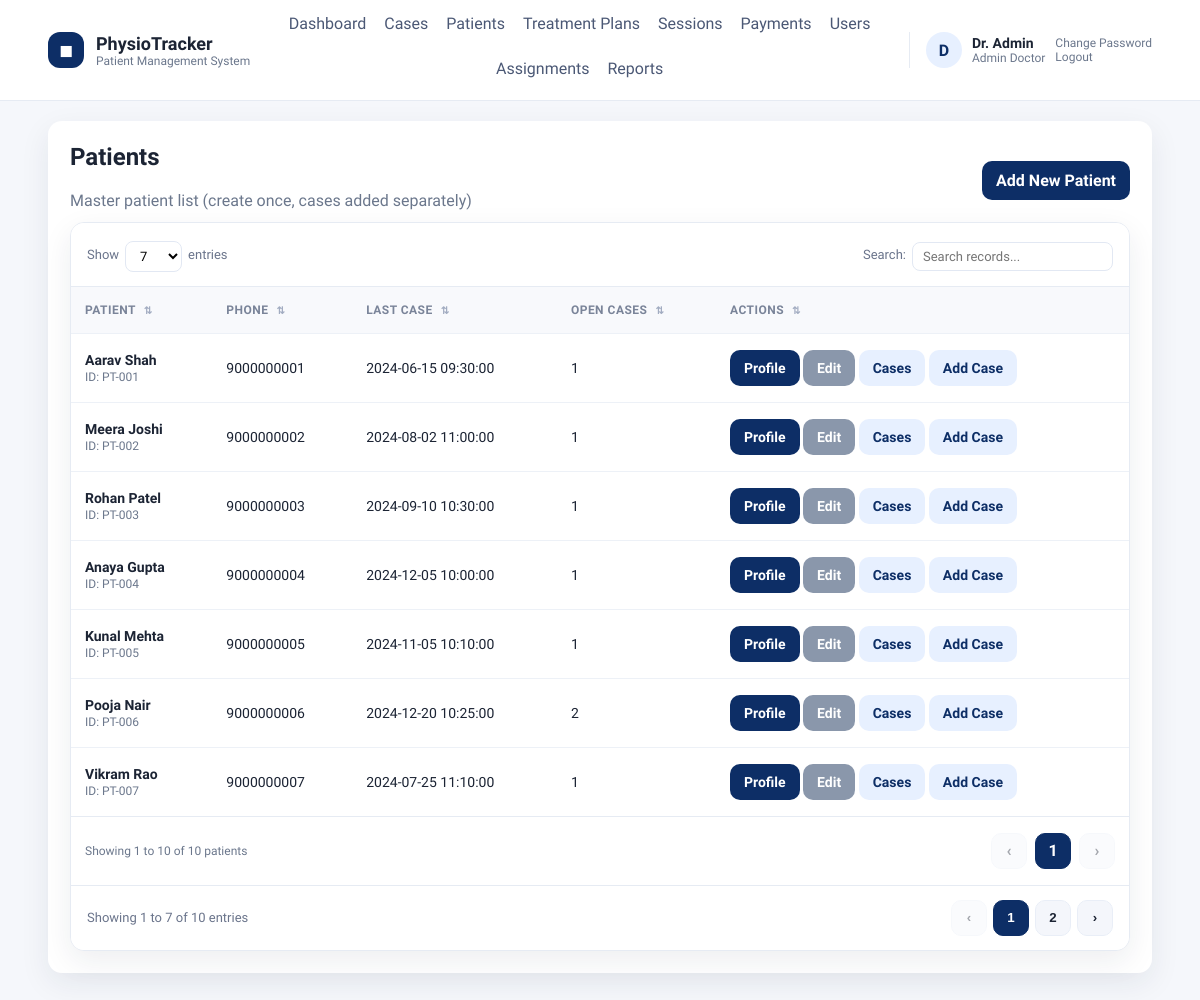
Screenshot of /admin/patients.php (signed in) with the database file from the repository.
### tables this page shows
CREATE TABLE users (
    id INT AUTO_INCREMENT PRIMARY KEY,
    role ENUM('admin_doctor','sub_doctor','receptionist','patient') NOT NULL,
    name VARCHAR(120) NOT NULL,
    email VARCHAR(180) NOT NULL UNIQUE,
    password_hash VARCHAR(255) NOT NULL,
    security_question VARCHAR(255) NOT NULL,
    security_answer_hash VARCHAR(255) NOT NULL,
    active TINYINT(1) NOT NULL DEFAULT 1,
    can_view_reports TINYINT(1) NOT NULL DEFAULT 1,
    created_at TIMESTAMP DEFAULT CURRENT_TIMESTAMP
);

CREATE TABLE patients (
    id INT AUTO_INCREMENT PRIMARY KEY,
    user_id INT NULL,
    first_name VARCHAR(80) NOT NULL,
    last_name VARCHAR(80) NOT NULL,
    age INT NULL,
    gender VARCHAR(20),
    dob DATE NULL,
    occupation VARCHAR(120),
    assessment_date DATE NULL,
    dominance VARCHAR(50),
    condition_duration VARCHAR(100),
    phone VARCHAR(40),
    address VARCHAR(255),
    emergency_contact VARCHAR(120),
    chief_complain TEXT,
    history_present_illness TEXT,
    past_medical_history TEXT,
    surgical_history TEXT,
    family_history TEXT,
    socio_economic_status TEXT,
    observation_built TEXT,
    observation_attitude_limb TEXT,
    observation_posture TEXT,
    observation_deformity TEXT,
    aids_applications TEXT,
    gait TEXT,
    palpation_tenderness TEXT,
    palpation_oedema VARCHAR(50),
    palpation_warmth TEXT,
    palpation_crepitus TEXT,
    examination_rom TEXT,
    muscle_power TEXT,
    muscle_bulk TEXT,
    ligament_instability TEXT,
    pain_type TEXT,
    pain_site TEXT,
    pain_nature TEXT,
    pain_aggravating_factor TEXT,
    pain_relieving_factor TEXT,
    pain_measurement TINYINT NULL,
    gait_assessment TEXT,
    diagnosis TEXT,
    treatment_goals TEXT,
    created_by INT NULL,
    created_at TIMESTAMP DEFAULT CURRENT_TIMESTAMP,
    FOREIGN KEY (user_id) REFERENCES users(id) ON DELETE SET NULL
);

### db.php (called while the page is built, shortened)
<?php
function db(): PDO
{
    static $pdo = null;
    if ($pdo === null) {
        $dsn = 'mysql:host=' . DB_HOST . ';dbname=' . DB_NAME . ';charset=utf8mb4';
        $pdo = new PDO($dsn, DB_USER, DB_PASS, [
            PDO::ATTR_ERRMODE => PDO::ERRMODE_EXCEPTION,
            PDO::ATTR_DEFAULT_FETCH_MODE => PDO::FETCH_ASSOC,
        ]);
    }
    return $pdo;
}

### auth.php (called while the page is built, shortened)
<?php
require_once __DIR__ . '/db.php';
require_once __DIR__ . '/helpers.php';
function current_user(): ?array
{
    $stmt = db()->prepare('SELECT * FROM users WHERE id = ?');
    $stmt->execute([$_SESSION['user_id']]);
    $user = $stmt->fetch();
    return $user ?: null;
}

### helpers.php (called while the page is built, shortened)
<?php
require_once __DIR__ . '/db.php';
function e(string $value): string
{
    return htmlspecialchars($value, ENT_QUOTES, 'UTF-8');
}

### admin/patients.php (the view, shortened to what this page needs)
<?php
require_once __DIR__ . '/../auth.php';
require_once __DIR__ . '/../helpers.php';
$pdo = db();
$search = trim($_GET['q'] ?? '');
$page = max(1, (int) ($_GET['page'] ?? 1));
$perPage = 10;
$queryBase = '
    SELECT p.*,
        (SELECT COUNT(*) FROM patient_cases pc WHERE pc.patient_id = p.id AND pc.status = "open") AS open_cases,
        (SELECT MAX(visit_date) FROM patient_cases pc WHERE pc.patient_id = p.id) AS last_case_date
    FROM patients p
    WHERE 1=1
';
$params = [];
$countStmt = $pdo->prepare('SELECT COUNT(*) FROM (' . $queryBase . ') AS count_table');
$countStmt->execute($params);
$totalRows = (int) $countStmt->fetchColumn();
$totalPages = max(1, (int) ceil($totalRows / $perPage));
$page = min($page, $totalPages);
$offset = ($page - 1) * $perPage;
$query = $queryBase . ' ORDER BY p.created_at DESC LIMIT ? OFFSET ?';
$stmt = $pdo->prepare($query);
$stmt->bindValue(count($params) + 1, (int) $perPage, PDO::PARAM_INT);
$stmt->bindValue(count($params) + 2, (int) $offset, PDO::PARAM_INT);
$stmt->execute();
$patients = $stmt->fetchAll();
$from = $totalRows ? ($offset + 1) : 0;
$to = min($offset + $perPage, $totalRows);
$filters = array_filter(['q' => $search]);
function page_link($page, $filters)
{
    $params = $filters;
    $params['page'] = $page;
    $query = http_build_query($params);
    return 'patients.php' . ($query ? ('?' . $query) : '');
}
require __DIR__ . '/../layout/header.php';
?>
<div class="page-header">
    <div>
        <h2>Patients</h2>
        <div class="page-subtitle">Master patient list (create once, cases added separately)</div>
    </div>
    <div class="form-actions">
        <a class="btn" href="patient_add.php">Add New Patient</a>
    </div>
</div>
<div class="table-wrap">
<table class="data-table" data-page-size="7">
    <thead>
    <tr>
        <th>Patient</th>
        <th>Phone</th>
        <th>Last Case</th>
        <th>Open Cases</th>
        <th>Actions</th>
    </tr>
    </thead>
    <tbody>
    <?php foreach ($patients as $p): ?>
        <tr>
            <td>
                <strong><?php echo e($p['first_name'] . ' ' . $p['last_name']); ?></strong><br>
                <span class="row-sub">ID: PT-<?php echo str_pad((string) $p['id'], 3, '0', STR_PAD_LEFT); ?></span>
            </td>
            <td><?php echo e($p['phone']); ?></td>
            <td><?php echo e($p['last_case_date'] ?: 'N/A'); ?></td>
            <td><?php echo (int) $p['open_cases']; ?></td>
            <td>
                <a class="btn" href="patient_view.php?id=<?php echo $p['id']; ?>">Profile</a>
                <a class="btn secondary" href="patient_edit.php?id=<?php echo $p['id']; ?>">Edit</a>
                <a class="btn ghost" href="cases.php?patient_id=<?php echo $p['id']; ?>">Cases</a>
                <a class="btn ghost" href="case_add.php?patient_id=<?php echo $p['id']; ?>">Add Case</a>
            </td>
        </tr>
    <?php endforeach; ?>
    </tbody>
</table>
<div class="pagination">
    <div class="row-sub">Showing <?php echo $from; ?> to <?php echo $to; ?> of <?php echo $totalRows; ?> patients</div>
    <div class="pager">
        <a class="page-btn <?php if ($page <= 1) echo 'disabled'; ?>" href="<?php echo e(page_link($page - 1, $filters)); ?>">‹</a>
        <?php
            $start = max(1, $page - 2);
            $end = min($totalPages, $page + 2);
            for ($i = $start; $i <= $end; $i++) {
                $class = $i === $page ? 'page-btn active' : 'page-btn';
                echo '<a class="' . $class . '" href="' . e(page_link($i, $filters)) . '">' . $i . '</a>';
            }
        ?>
        <a class="page-btn <?php if ($page >= $totalPages) echo 'disabled'; ?>" href="<?php echo e(page_link($page + 1, $filters)); ?>">›</a>
    </div>
</div>
</div>
<?php require __DIR__ . '/../layout/footer.php'; ?>

### layout/header.php (shortened to what this page needs)
<?php
require_once __DIR__ . '/../auth.php';
require_once __DIR__ . '/../helpers.php';
$user = current_user();
$role = $user['role'] ?? '';
$menu = [];
if ($user) {
    if ($role === 'admin_doctor') {
        $menu = [
            'Dashboard' => 'admin/dashboard.php',
            'Cases' => 'admin/cases.php',
            'Patients' => 'admin/patients.php',
            'Treatment Plans' => 'admin/treatment_plans.php',
            'Sessions' => 'admin/sessions.php',
            'Payments' => 'admin/payments.php',
            'Users' => 'admin/users.php',
            'Assignments' => 'admin/assignments.php',
        ];
        if ((int) $user['can_view_reports'] === 1) {
            $menu['Reports'] = 'admin/reports.php';
        }
    } elseif ($role === 'sub_doctor') {
        $menu = [
            'Dashboard' => 'subdoctor/dashboard.php',
            'Assigned Patients' => 'subdoctor/patients.php',
            'Session Notes' => 'subdoctor/sessions.php',
        ];
    } elseif ($role === 'receptionist') {
        $menu = [
            'Dashboard' => 'receptionist/dashboard.php',
            'Register Patients' => 'receptionist/patients.php',
            'Payments' => 'receptionist/payments.php',
        ];
    }
}
?>
<!doctype html>
<html>
<head>
    <?php $cssVersion = @filemtime(__DIR__ . '/../assets/style.css') ?: time(); ?>
    <link rel="stylesheet" href="<?php echo BASE_URL; ?>assets/style.css?v=<?php echo $cssVersion; ?>">
</head>
<body>
<header class="site-header">
    <div class="header-inner">
        <div class="brand">
            <div class="brand-mark">◼︎</div>
            <div>
                <div class="brand-title">PhysioTracker</div>
                <div class="brand-subtitle">Patient Management System</div>
            </div>
        </div>
        <nav class="main-nav">
            <?php if ($user): ?>
                <?php foreach ($menu as $label => $path): ?>
                    <a href="<?php echo BASE_URL . $path; ?>"><?php echo e($label); ?></a>
                <?php endforeach; ?>
            <?php else: ?>
                <a href="<?php echo BASE_URL; ?>login.php">Login</a>
            <?php endif; ?>
        </nav>
        <?php if ($user): ?>
            <div class="user-chip">
                <div class="user-avatar"><?php echo e(strtoupper(substr($user['name'], 0, 1))); ?></div>
                <div>
                    <div class="user-name"><?php echo e($user['name']); ?></div>
                    <div class="user-role"><?php echo e(str_replace('_', ' ', $role)); ?></div>
                </div>
                <div class="user-actions">
                    <a href="<?php echo BASE_URL; ?>change_password.php">Change Password</a>
                    <a href="<?php echo BASE_URL; ?>logout.php">Logout</a>
                </div>
            </div>
        <?php endif; ?>
    </div>
</header>
<main class="page">
    <div class="container">

### assets/style.css (style rules this page uses)
:root { --bg: #f5f7fb; --card: #ffffff; --text: #1c2434; --muted: #6b778c; --primary: #0d2e66; --primary-100: #e7f0ff; --border: #e6ebf3; --shadow: 0 10px 30px rgba(23, 36, 58, 0.08); --radius: 14px; }
* { box-sizing: border-box; }
body { font-family: "Plus Jakarta Sans", "Manrope", "Inter", Arial, sans-serif; margin: 0; background: var(--bg); color: var(--text); }
a { color: inherit; }
.site-header { background: #ffffff; border-bottom: 1px solid var(--border); position: sticky; top: 0; z-index: 20; }
.header-inner { width: 92%; max-width: 1280px; margin: 0 auto; display: flex; align-items: center; justify-content: space-between; gap: 18px; padding: 14px 0; flex-wrap: wrap; }
.brand { display: flex; align-items: center; gap: 12px; }
.brand-mark { background: var(--primary); color: #fff; width: 36px; height: 36px; display: grid; place-items: center; border-radius: 12px; font-weight: 700; }
.brand-title { font-weight: 700; font-size: 18px; }
.brand-subtitle { font-size: 12px; color: var(--muted); }
.main-nav { display: flex; gap: 18px; flex-wrap: wrap; justify-content: center; flex: 1; }
.main-nav a { text-decoration: none; font-weight: 500; color: #4b5875; padding-bottom: 6px; border-bottom: 2px solid transparent; }
.user-chip { display: flex; align-items: center; gap: 10px; border-left: 1px solid var(--border); padding-left: 16px; }
.user-avatar { width: 36px; height: 36px; border-radius: 50%; background: var(--primary-100); display: grid; place-items: center; font-weight: 700; color: var(--primary); }
.user-name { font-weight: 600; font-size: 14px; }
.user-role { font-size: 12px; color: var(--muted); text-transform: capitalize; }
.user-actions a { display: block; font-size: 12px; color: var(--muted); text-decoration: none; }
.page { padding: 20px 0 40px; }
.container { width: 92%; max-width: 1280px; margin: 0 auto; background: var(--card); padding: 22px; border-radius: var(--radius); box-shadow: var(--shadow); }
h2 { margin-top: 0; color: var(--text); font-weight: 700; }
.page-header { display: flex; align-items: center; justify-content: space-between; gap: 12px; flex-wrap: wrap; margin-bottom: 12px; }
.page-subtitle { color: var(--muted); margin-top: 4px; }
.table-wrap { border: 1px solid var(--border); border-radius: var(--radius); overflow: hidden; overflow-x: auto; background: #fff; box-shadow: var(--shadow); -webkit-overflow-scrolling: touch; }
table { width: 100%; border-collapse: separate; border-spacing: 0; }
th, td { border-bottom: 1px solid #edf1f7; padding: 16px 14px; text-align: left; font-size: 14px; white-space: nowrap; }
th { background: #f8f9fc; color: #7a8499; font-weight: 700; text-transform: uppercase; letter-spacing: 0.04em; font-size: 12px; }
th.sortable { cursor: pointer; position: relative; }
th.sortable::after { content: '⇅'; font-size: 10px; color: #a2acc1; margin-left: 8px; }
tbody tr { background: #fff; }
tbody tr:last-child td { border-bottom: 0; }
.row-sub { color: var(--muted); font-size: 12px; }
.btn { display: inline-flex; align-items: center; justify-content: center; padding: 10px 14px; background: var(--primary); color: #fff; text-decoration: none; border-radius: 10px; border: 0; cursor: pointer; font-weight: 600; white-space: nowrap; }
.btn.secondary { background: #8a97ab; }
.btn.ghost { background: var(--primary-100); color: var(--primary); }
.pagination { display: flex; align-items: center; justify-content: space-between; gap: 12px; padding: 16px 14px; border-top: 1px solid var(--border); background: #fff; flex-wrap: wrap; }
.pager { display: flex; gap: 8px; align-items: center; }
.page-btn { min-width: 36px; height: 36px; border-radius: 10px; border: 1px solid #e9eef7; background: #f4f6fb; display: grid; place-items: center; font-weight: 600; text-decoration: none; color: var(--text); }
.page-btn.active { background: var(--primary); color: #fff; border-color: var(--primary); }
.page-btn.disabled { opacity: 0.4; pointer-events: none; }
.form-actions { display: flex; gap: 10px; flex-wrap: wrap; margin-top: 8px; }

### rows the page displays
users: name "D", name "Dr. Admin", role "Admin Doctor"
patients: first_name+last_name "Aarav Shah", id "001", phone "9000000001", last_case_date "2024-06-15 09:30:00", open_cases "1"
patients: first_name+last_name "Meera Joshi", id "002", phone "9000000002", last_case_date "2024-08-02 11:00:00", open_cases "1"
patients: first_name+last_name "Rohan Patel", id "003", phone "9000000003", last_case_date "2024-09-10 10:30:00", open_cases "1"
patients: first_name+last_name "Anaya Gupta", id "004", phone "9000000004", last_case_date "2024-12-05 10:00:00", open_cases "1"
patients: first_name+last_name "Kunal Mehta", id "005", phone "9000000005", last_case_date "2024-11-05 10:10:00", open_cases "1"
patients: first_name+last_name "Pooja Nair", id "006", phone "9000000006", last_case_date "2024-12-20 10:25:00", open_cases "2"
patients: first_name+last_name "Vikram Rao", id "007", phone "9000000007", last_case_date "2024-07-25 11:10:00", open_cases "1"

### other values shown
$label "Dashboard"
$label "Cases"
$label "Patients"
$label "Treatment Plans"
$label "Sessions"
$label "Payments"
$label "Users"
$label "Assignments"
$label "Reports"
$from "1"
$to "10"
$totalRows "10"
